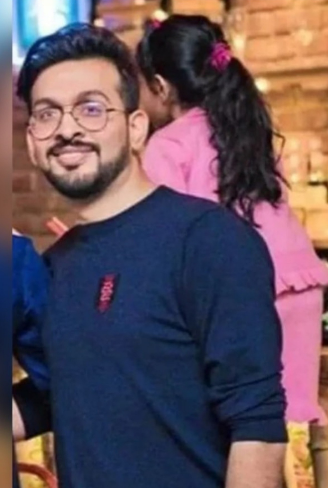
#> input picture surya_munjal.png, 328 x 488 px, given in place of the camera
$ python basics2.py
#> lines starting #> are read from the running program, lines starting #| are printed output that depends on the picture; after the words box and inside, x2 and y2 are one past the last pixel; in counts of white or black regions, pixels touching at a corner belong together
import cv2
from imutils import paths
import numpy as np
'''
#reading images from images folder --- images folder contain subfolder containing images
imagepaths = list(paths.list_images("C:\\Users\\Asha Kalara\\Desktop\\Images") )

print(len(imagepaths))

for i in imagepaths:
    image=cv2.imread(i)
    cv2.imshow("image",image)
    cv2.waitKey()

cv2.destroyAllWindows()
'''


'''
image= cv2.imread("surya_munjal.png")
cv2.imshow("imaage",image)
cv2.waitKey()
cv2.destroyAllWindows()

'''
'''
#conversion of image to grayscale
gray=cv2.cvtColor(image,cv2.COLOR_BGR2GRAY)
cv2.imshow("gray",gray)
cv2.waitKey()
cv2.destroyAllWindows()

'''

'''
# conversion to HSV FORMAT ( hsv format is useful in masking task)

hsv=cv2.cvtColor(image,cv2.COLOR_BGR2HSV)
cv2.imshow("hsv",hsv)
cv2.waitKey()
cv2.destroyAllWindows()

'''
'''
#Image Masking
#lets do masking of our video capture

low_green=np.array([25,52,72])
high_green=np.array([102,255,255])

low_red=np.array([0,100,20])
high_red=np.array([10,255,255])

cap = cv2.VideoCapture(0)
while True:
    ret, frame = cap.read()
    cv2.imshow("frame", frame)
    hsv = cv2.cvtColor(frame, cv2.COLOR_BGR2HSV)
    # cv2.imshow("hsv", hsv)
    mask=cv2.inRange(hsv,low_orange,high_orange)
    cv2.imshow("mask",mask)
    key = cv2.waitKey(1)  # specifies for how much time each frame should wait
    if key == ord("w"):
        break
cap.release()
cv2.destroyAllWindows()
'''

#drawing contours ( boundaries on object)

'''

low_red=np.array([0,100,20])
high_red=np.array([10,255,255])

cap = cv2.VideoCapture(0)
while True:
    ret, frame = cap.read()

    hsv = cv2.cvtColor(frame, cv2.COLOR_BGR2HSV)
    # cv2.imshow("hsv", hsv)
    mask = cv2.inRange(hsv,low_red,high_red)
    cv2.imshow("maskedframe", mask)

    contours,heirarchy =cv2.findContours(mask,cv2.RETR_EXTERNAL,cv2.CHAIN_APPROX_SIMPLE)


    cv2.drawContours(frame,contours,-1,(0,0,255),2)
    cv2.imshow("frame",frame)

    key = cv2.waitKey(1)  # specifies for how much time each frame should wait
    if key == ord("w"):
        break
cap.release()
cv2.destroyAllWindows()

'''

#noise removal

low_red=np.array([0,100,20])
high_red=np.array([10,255,255])

cap = cv2.VideoCapture(0)
while True:
    ret, frame = cap.read()
#> frame is the input picture: shape (488, 328, 3); mean B, G, R 91.8, 81.9, 100.6

    hsv = cv2.cvtColor(frame, cv2.COLOR_BGR2HSV)
#> hsv: shape (488, 328, 3); mean H, S, V 86.4, 131.1, 123.8
    # cv2.imshow("hsv", hsv)
    mask = cv2.inRange(hsv,low_red,high_red)
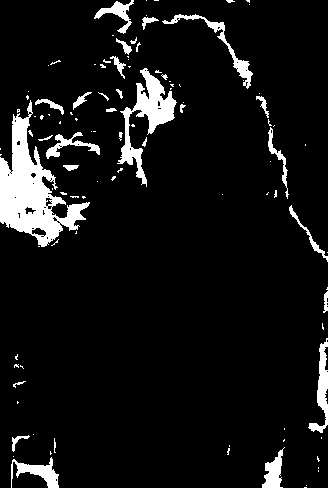
#> mask: shape (488, 328); 7.8% white; 106 white regions (75 under 20 px)
    cv2.imshow("maskedframe", mask)

    contours,heirarchy =cv2.findContours(mask,cv2.RETR_EXTERNAL,cv2.CHAIN_APPROX_SIMPLE)
#> contours = 106 contours, 86 with area under 20; largest, box (x1, y1, x2, y2) and area: (0, 100, 90, 247) 4845, (117, 68, 177, 187) 1848, (308, 338, 328, 433) 588, (162, 14, 253, 89) 578, (11, 457, 59, 488) 516
    for c in contours:
        area = cv2.contourArea(c)
        if area > 4000:
            x, y, w, h = cv2.boundingRect(c)
            cv2.rectangle(frame, (x, y), (x + w, y + h), (0, 0, 255), 2)  # drawing a rectangle
            cv2.drawContours(frame, c, -1, (0, 0, 255), 2)
            cv2.imshow("frame",frame)
#> this loop made 106 passes
#> (area, x, y, w, h) on pass 68: (4845, 0, 100, 90, 147)
#> area on passes 5, 10, 15, 23, 25, 31: 516, 419.5, 60, 588.5, 45.5, 160
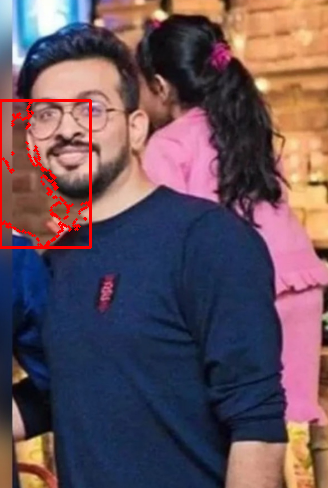
#> frame: shape (488, 328, 3); 1.46% of pixels changed, all inside (x1, y1, x2, y2) = (0, 99, 92, 249)

    key = cv2.waitKey(1)  # specifies for how much time each frame should wait
#> (key Esc is pressed here)
    if key == ord("w"):
        break
cap.release()
cv2.destroyAllWindows()
